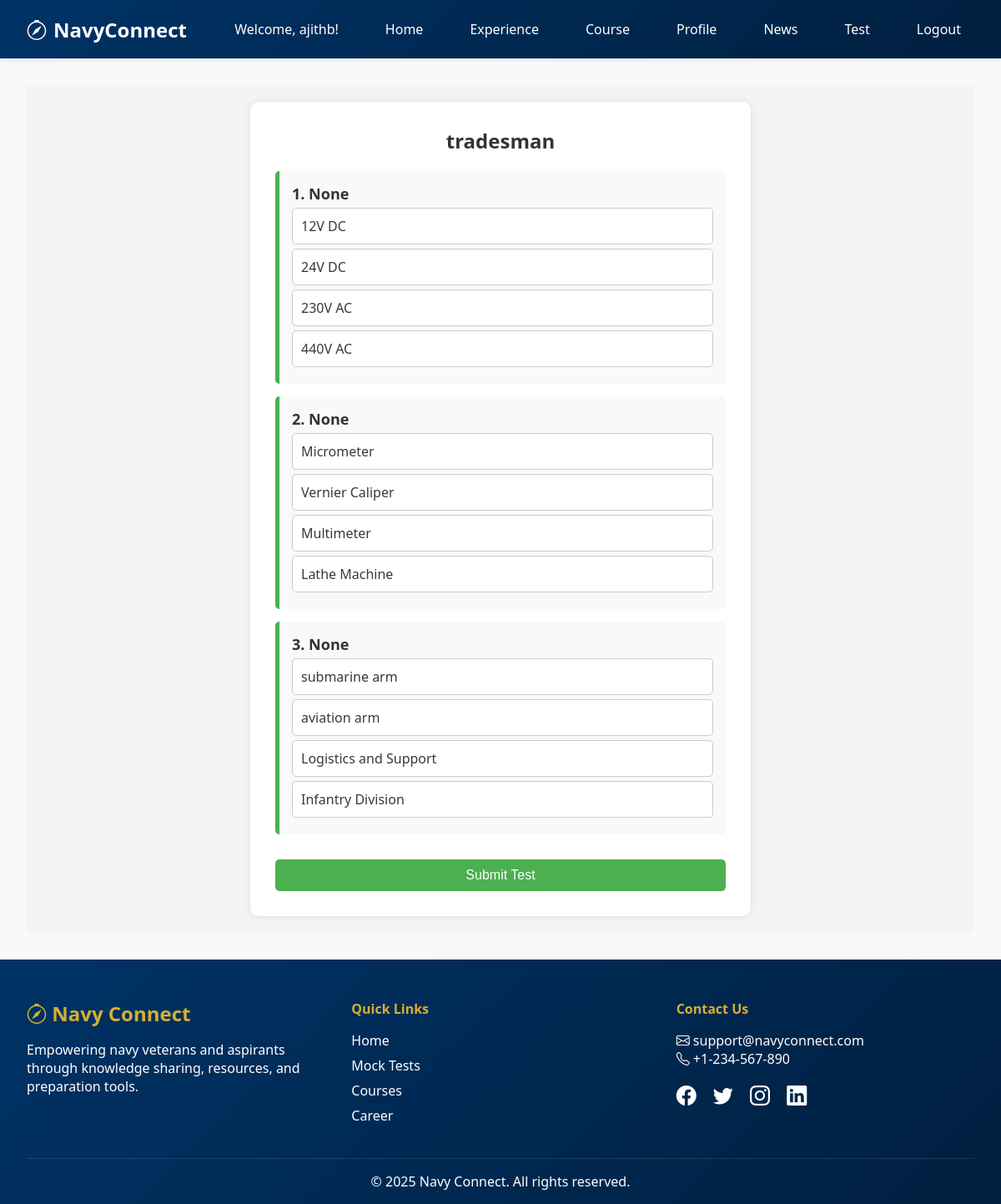
Page /6/attempt/ (signed in) on the committed database.
### core/models.py (models this page shows, shortened)
class CustomUser(AbstractUser):
    ROLE_CHOICES = [
        ('admin', 'Admin'),
        ('veteran', 'Veteran'),
        ('aspirant', 'Aspirant'),
    ]
    role = models.CharField(max_length=10, choices=ROLE_CHOICES, default='aspirant')

class MockTest(models.Model):
    SECTION_CHOICES = [
        ('artificer apprentice', 'Artificer Apprentice'),
        ('navy tradesman', 'Navy Tradesman '),
        ('navy chargeman', 'Navy Chargeman '),
        ('indian navy entrance test', 'Indian Navy Entrance Test'),
        ('indian navy angniveer mr', 'Indian Navy Agniveer MR'),
        ('indian navy angniveer ssr', 'Indian Navy Agniveer SSR'),
        ('naval dockyard', 'Naval Dockyard'),
    ]
    title = models.CharField(max_length=255)
    section = models.CharField(max_length=30, choices=SECTION_CHOICES,null=True)
    created_by = models.ForeignKey(User, on_delete=models.CASCADE, related_name="mock_tests")
    duration = models.PositiveIntegerField(help_text="Duration in minutes")
    created_by = models.ForeignKey(settings.AUTH_USER_MODEL, on_delete=models.CASCADE)

class Question(models.Model):
    mock_test = models.ForeignKey(MockTest, on_delete=models.CASCADE, related_name="questions")
    text = models.CharField(max_length=200, null=True)  # Renamed from "Questions" to "text"
    option1 = models.CharField(max_length=255)
    option2 = models.CharField(max_length=255)
    option3 = models.CharField(max_length=255)
    option4 = models.CharField(max_length=255)
    correct_option = models.IntegerField(help_text="1, 2, 3, or 4")

### core/views.py (the view)
# urls.py: path('<int:test_id>/attempt/', views.take_test, name='take_test'),
@login_required
def take_test(request, test_id):
    mock_test = get_object_or_404(MockTest, id=test_id)
    questions = mock_test.questions.all().order_by('id')  # Ensure correct ordering
    if request.method == "POST":
        form = TestSubmissionForm(request.POST, questions=questions)
        if form.is_valid():
            score = 0
            for question in questions:
                selected_option = int(form.cleaned_data.get(f'question_{question.id}', 0))
                if selected_option == question.correct_option:
                    score += 1
            UserResponse.objects.create(user=request.user, test=mock_test, score=score)
            return redirect('test_result', test_id=test_id)
    else:
        form = TestSubmissionForm(questions=questions)
    return render(request, 'take_test.html', {'mock_test': mock_test, 'form': form, 'questions': questions})

### core/templates/take_test.html (shortened to what this page needs)
{% extends 'base.html' %}
{% block content %}
<div class="quiz-wrapper">
    <div class="test-container">
        <h2>{{ mock_test.title }}</h2>
        <form method="post">
            {% for question in questions %}
            <div class="question-box">
                <p>{{ forloop.counter }}. {{ question.text }}</p>
                <div class="options">
                    <label for="q{{ question.id }}_1">{{ question.option1 }}</label>
                    <label for="q{{ question.id }}_2">{{ question.option2 }}</label>
                    <label for="q{{ question.id }}_3">{{ question.option3 }}</label>
                    <label for="q{{ question.id }}_4">{{ question.option4 }}</label>
                </div>
            </div>
            {% endfor %}
            <button type="submit" class="submit-btn">Submit Test</button>
        </form>
    </div>
</div>
{% endblock %}

### core/templates/base.html (shortened to what this page needs)
<!DOCTYPE html>
<html lang="en">
<head>
  <link href="https://cdnjs.cloudflare.com/ajax/libs/bootstrap-icons/1.11.1/font/bootstrap-icons.min.css" rel="stylesheet">
</head>
<body>
  <nav class="navbar">
    <div class="container">
      <a href="{% url 'home' %}" class="brand">
        <i class="bi bi-compass"></i>
        NavyConnect
      </a>
      <div class="links">
        {% if user.is_authenticated %}
          <span>Welcome, {{ user.username }}!</span>
          <a href="{% url 'home' %}">Home</a>
          {% if user.role == 'veteran' %}
            <a href="{% url 'veteran_experiences' %}"> Experience</a>
            <a href="{% url 'create_course' %}"> Course</a>
            <a href="{% url 'view_profile' %}">Profile</a>
            <a href="{% url 'news_list' %}">News</a>
            <a href="{% url 'create_mock_test' %}">Test</a>
            <a href="{% url 'logout' %}">Logout</a>
          {% elif user.is_superuser %}
            <a href="{% url 'post_job' %}">Post Job</a>
            <a href="{% url 'applications' %}">Applications</a>
            <a href="{% url 'add_news' %}">News</a>
            <a href="{% url 'post_wall_entry' %}">Honor</a>
            <a href="{% url 'logout' %}">Logout</a>
          {% elif user.role == 'aspirant' %}
            <a href="{% url 'mock_test_list' %}">Tests</a>
            <a href="{% url 'view_course' %}">Courses</a>
            <a href="{% url 'job_list' %}">Jobs</a>
            <a href="{% url 'logout' %}">Logout</a>
          {% else %}
          <a href="{% url 'login' %}">Login</a>
          <a href="{% url 'signup' %}">Signup</a>
          {% endif %}
        {% endif %}
      </div>
    </div>
  </nav>
  <main class="content">
    {% block content %}
    {% endblock %}
  </main>
  <footer class="footer">
    <div class="footer-container">
      <div class="footer-brand">
        <h3><i class="bi bi-compass"></i> Navy Connect</h3>
        <p>Empowering navy veterans and aspirants through knowledge sharing, resources, and preparation tools.</p>
      </div>
      <div class="footer-links">
        <h4>Quick Links</h4>
        <ul>
          <li><a href="{% url 'home' %}">Home</a></li>
          <li><a href="{% url 'mock_test_list' %}">Mock Tests</a></li>
          <li><a href="{% url 'view_course' %}">Courses</a></li>
          <li><a href="{% url 'job_list' %}">Career</a></li>
        </ul>
      </div>
      <div class="footer-contact">
        <h4>Contact Us</h4>
        <p><i class="bi bi-envelope"></i> support@navyconnect.com</p>
        <p><i class="bi bi-telephone"></i> +1-234-567-890</p>
        <div class="footer-socials">
          <a href="#"><i class="bi bi-facebook"></i></a>
          <a href="#"><i class="bi bi-twitter"></i></a>
          <a href="#"><i class="bi bi-instagram"></i></a>
          <a href="#"><i class="bi bi-linkedin"></i></a>
        </div>
      </div>
    </div>
    <div class="footer-bottom">
      <p>&copy; 2025 Navy Connect. All rights reserved.</p>
    </div>
  </footer>
</body>
</html>

### core/templates/base.html (style rules this page uses)
:root { --navy-blue: #003366; --gold: #d4af37; --light-gray: #f8f9fa; --dark-gray: #343a40; --white: #ffffff; --transition: all 0.3s ease; }
* { margin: 0; padding: 0; box-sizing: border-box; }
body { font-family: 'Segoe UI', Arial, sans-serif; background-color: var(--light-gray); color: var(--dark-gray); min-height: 100vh; display: flex; flex-direction: column; }
.navbar { background: linear-gradient(135deg, var(--navy-blue), #001f3f); padding: 1rem 2rem; box-shadow: 0 2px 4px rgba(0,0,0,0.1); position: sticky; top: 0; z-index: 1000; }
.container { max-width: 1200px; margin: 0 auto; display: flex; justify-content: space-between; }
.brand { font-size: 1.5rem; font-weight: 700; color: var(--white); text-decoration: none; display: flex; align-items: center; gap: 0.5rem; }
.links { display: flex; align-items: center; gap: 1.5rem; }
.links a, .links span { color: var(--white); text-decoration: none; padding: 0.5rem 1rem; border-radius: 4px; transition: var(--transition); }
.content { flex: 1; padding: 2rem; max-width: 1200px; margin: 0 auto; width: 100%; }
.footer { background: linear-gradient(135deg, var(--navy-blue), #001f3f); color: var(--white); padding: 3rem 2rem 1rem; margin-top: auto; }
.footer-container { display: flex; flex-wrap: wrap; justify-content: space-between; gap: 2rem; max-width: 1200px; margin: 0 auto; }
.footer-brand { flex: 1; min-width: 250px; }
.footer-brand h3 { color: var(--gold); font-size: 1.5rem; margin-bottom: 1rem; }
.footer-links, .footer-contact { flex: 1; min-width: 200px; }
.footer-links h4, .footer-contact h4 { color: var(--gold); margin-bottom: 1rem; }
.footer-links ul { list-style: none; }
.footer-links li { margin: 0.5rem 0; }
.footer-links a { color: var(--white); text-decoration: none; transition: var(--transition); }
.footer-socials { margin-top: 1rem; }
.footer-socials a { color: var(--white); font-size: 1.5rem; margin-right: 1rem; transition: var(--transition); }
.footer-bottom { text-align: center; margin-top: 2rem; padding-top: 1rem; border-top: 1px solid rgba(255,255,255,0.1); }

### core/templates/take_test.html (style rules this page uses)
.quiz-wrapper { min-height: calc(100vh - 160px); padding: 20px; background-color: #f4f4f4; }
.test-container { background-color: white; padding: 30px; border-radius: 10px; box-shadow: 0 0 10px rgba(0, 0, 0, 0.1); max-width: 600px; width: 100%; text-align: center; margin: 0 auto; }
.test-container h2 { margin-bottom: 20px; color: #333; }
.question-box { background-color: #f9f9f9; padding: 15px; border-radius: 5px; margin-bottom: 15px; text-align: left; border-left: 5px solid #4CAF50; }
.question-box p { font-size: 18px; font-weight: bold; color: #333; }
.options label { display: block; background-color: #fff; padding: 10px; border-radius: 5px; border: 1px solid #ccc; margin: 5px 0; cursor: pointer; transition: 0.3s; }
.submit-btn { width: 100%; padding: 10px; border: none; border-radius: 5px; background-color: #4CAF50; color: white; font-size: 16px; cursor: pointer; margin-top: 15px; }

### rows in the picture
CustomUser: username "ajithb"
MockTest: title "tradesman"
Question: text "None", option1 "12V DC", option2 "24V DC", option3 "230V AC", option4 "440V AC"
Question: text "None", option1 "Micrometer", option2 "Vernier Caliper", option3 "Multimeter", option4 "Lathe Machine"
Question: text "None", option1 "submarine arm", option2 "aviation arm", option3 "Logistics and Support", option4 "Infantry Division"
